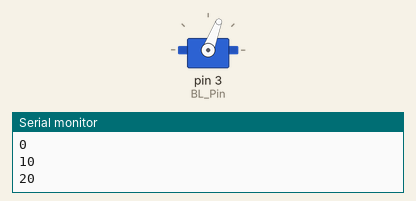
A sketch run on a simulated Arduino Uno, built with avr-gcc and run on an emulated ATmega328P. Shown: servo, the last lines printed to the serial monitor.

Above: at 7.1 s.
At 15.1 s:
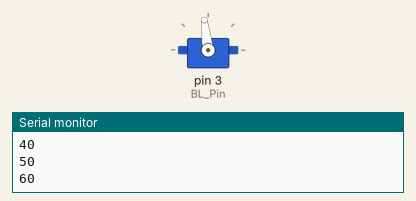
At 19.1 s:
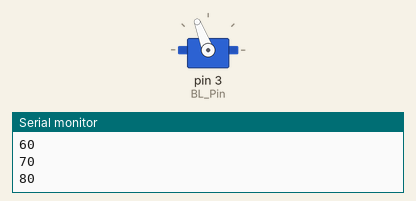
At 25.1 s:
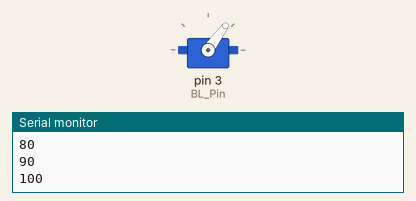
Timing chart, 0 to 26.6 s (numbered marks = the images above):
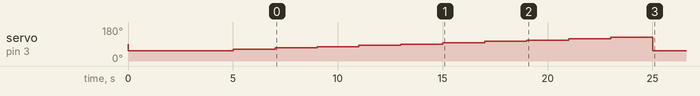

Measured:
- by itself, servo on pin 3 (BL_Pin): 90° → 54° at 0.01 s, → 55° 3.0 s later, → 62° 2.0 s later, → 69° 2.0 s later, … (13 changes in this stretch)

The sketch:

Brushless.ino
```cpp
/* Brushless */
#include <Servo.h>
int BL_Pin = 3;
Servo BL;
int input;
int vel;
int idle = 54;
int i;

void setup(){
  Serial.begin(9600);

  Serial.println("Throttle[%]");

  BL.attach(BL_Pin);
  delay(10);
  BL.write(idle);
  delay(3000);

  for(i = 0; i <= 10; i++){
    BL.write(idle+1+7*i);
    Serial.println(i*10);
    delay(2000);
    }

  BL.write(idle);
}

void loop(){
//
//    if(Serial.available() > 0){
//    input = Serial.read();
//
//    if(input == 115){  //'s' Stoppa il motore
//      vel = 54;
//    }
//    if(input == 43){  //'+' Incrementa
//      vel++;
//    }
//    if(input == 45){  //'-' Decrementa
//      vel--;
//    }
//
//    if(vel < 0){
//      vel = 0;
//    }
//    if(vel > 180){
//      vel = 180;
//    }
//
//    Serial.println(vel);
//    BL.write(vel);
//  }
//
}
```
